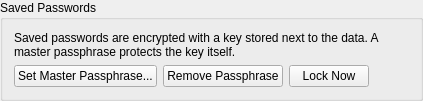
        <widget class="QGroupBox" name="credentialGroupBox">
         <property name="title">
          <string>Saved Passwords</string>
         </property>
         <layout class="QVBoxLayout">
          <item>
           <widget class="QLabel" name="credentialStatusLabel">
            <property name="text">
             <string>Saved passwords are encrypted with a key stored next to the data. A master passphrase protects the key itself.</string>
            </property>
            <property name="wordWrap">
             <bool>true</bool>
            </property>
           </widget>
          </item>
          <item>
           <layout class="QHBoxLayout">
            <item>
             <widget class="QPushButton" name="credentialPassphraseButton">
              <property name="sizePolicy">
               <sizepolicy hsizetype="Maximum" vsizetype="Fixed">
                <horstretch>0</horstretch>
                <verstretch>0</verstretch>
               </sizepolicy>
              </property>
              <property name="text">
               <string>Set Master Passphrase...</string>
              </property>
             </widget>
            </item>
            <item>
             <widget class="QPushButton" name="credentialRemoveButton">
              <property name="sizePolicy">
               <sizepolicy hsizetype="Maximum" vsizetype="Fixed">
                <horstretch>0</horstretch>
                <verstretch>0</verstretch>
               </sizepolicy>
              </property>
              <property name="text">
               <string>Remove Passphrase</string>
              </property>
             </widget>
            </item>
            <item>
             <widget class="QPushButton" name="credentialLockButton">
              <property name="sizePolicy">
               <sizepolicy hsizetype="Maximum" vsizetype="Fixed">
                <horstretch>0</horstretch>
                <verstretch>0</verstretch>
               </sizepolicy>
              </property>
              <property name="text">
               <string>Lock Now</string>
              </property>
             </widget>
            </item>
            <item>
             <spacer name="credentialButtonSpacer">
              <property name="orientation">
               <enum>Qt::Horizontal</enum>
              </property>
              <property name="sizeHint" stdset="0">
               <size>
                <width>40</width>
                <height>20</height>
               </size>
              </property>
             </spacer>
            </item>
           </layout>
          </item>
         </layout>
        </widget>
